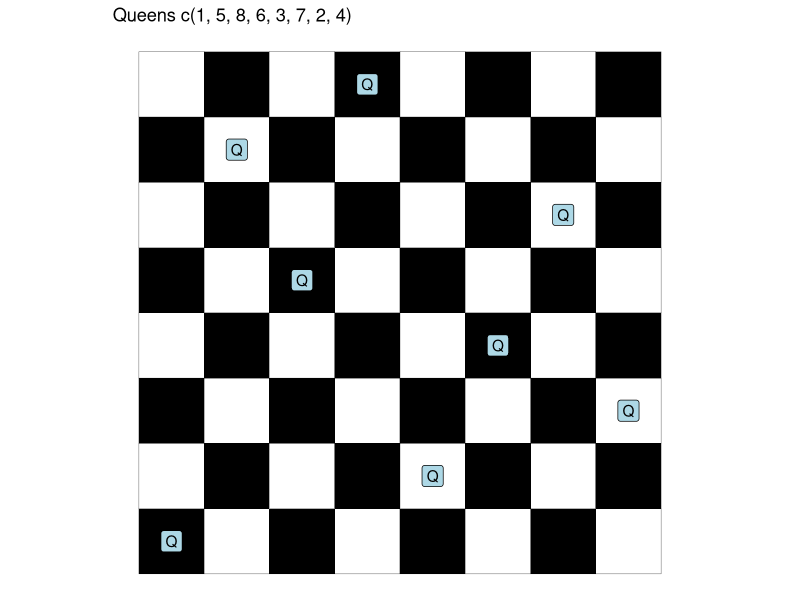
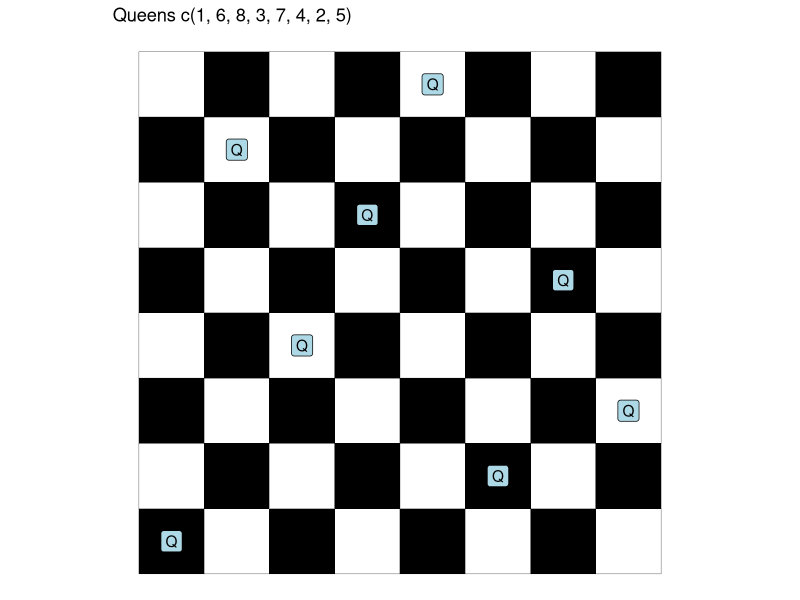

The R script that drew these images, in order:
library(tidyverse)
place_queen <- function(queens=c()) {
  # If there are 8 queens placed, then this must be a solution.
  if (length(queens) == 8) {
    return(list(queens))
  }
  
  # Figre out where a queen can be placed in the next row.
  # Drop all columns that have already been taken - since we 
  # can't place a queen below an existing queen
  possible_placements <- setdiff(1:8, queens)
  
  # For each queen already on the board, find the diagonal 
  # positions that it can see in this row.
  diag_offsets <- seq.int(length(queens), 1)
  diags <- c(queens + diag_offsets, queens - diag_offsets)
  diags <- diags[diags > 0 & diags < 9]
  
  # Drop these diagonal columns from possible placements
  possible_placements <- setdiff(possible_placements, diags)
  
  # For each possible placement, try and place a queen
  possible_placements %>% 
    map(~place_queen(c(queens, .x))) %>%
    keep(~length(.x) > 0) %>%
    flatten()
}


#-----------------------------------------------------------------------------
#' Plot a single solution
#' @param queens a vector of 8 integers giving the column positions of 8 queens
#-----------------------------------------------------------------------------
plot_single_8queens <- function(queens) {
  queens_df <- data_frame(cols = queens, rows=1:8)
  board_df <- expand.grid(cols = 1:8, rows = 1:8) %>% 
    mutate(check = (cols + rows) %%2 == 1)
  
  ggplot(queens_df, aes(cols, rows)) + 
    geom_tile(data=board_df, aes(fill=check), colour='black') +
    geom_label(label='Q', fill='lightblue') + 
    theme_void() + 
    coord_equal() + 
    scale_fill_manual(values = c('TRUE'='white', 'FALSE'='black')) + 
    theme(
      legend.position = 'none'
    ) + 
    labs(title = paste("Queens", deparse(as.numeric(queens))))
  
}


#-----------------------------------------------------------------------------
# Start with no queens placed and generate all solutions. Plot the first 2
#-----------------------------------------------------------------------------
solutions <- place_queen()
length(solutions)
plot_single_8queens(solutions[[1]])
plot_single_8queens(solutions[[2]])